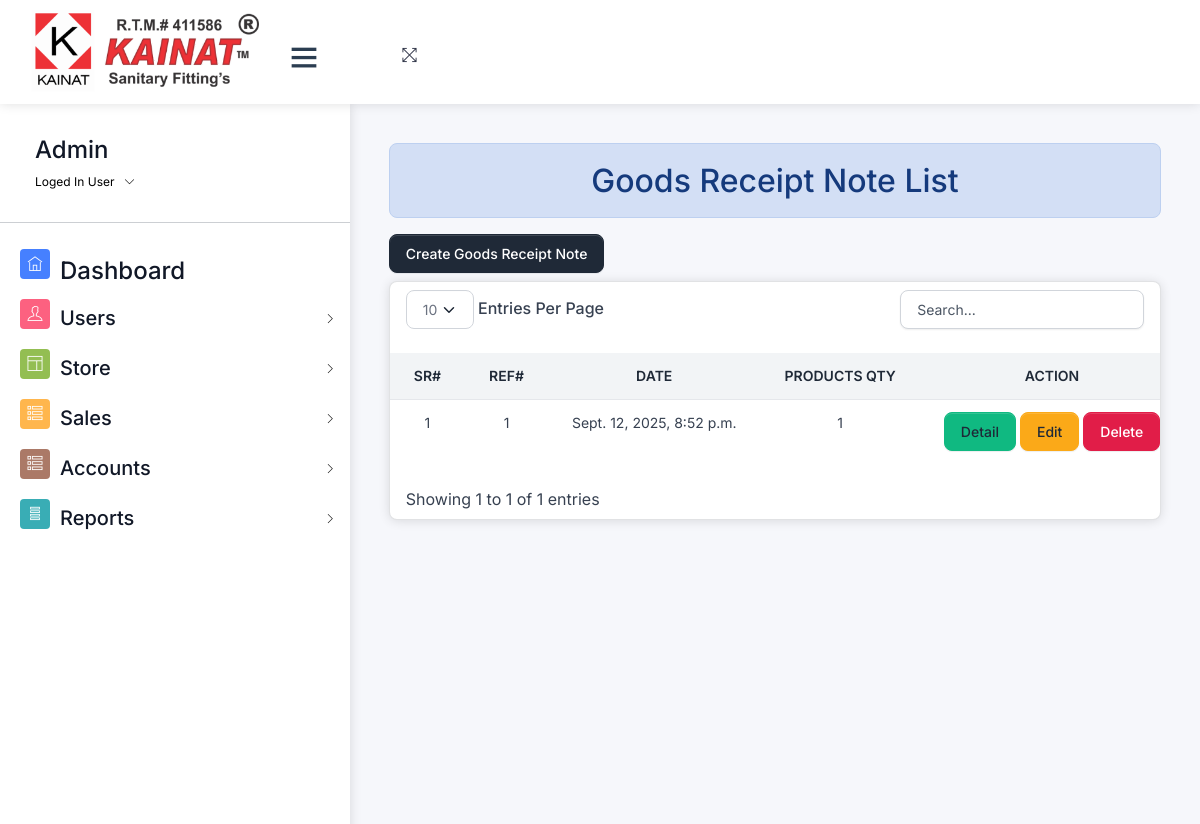
The app's page /list-store-purchase/ (signed in), older data.
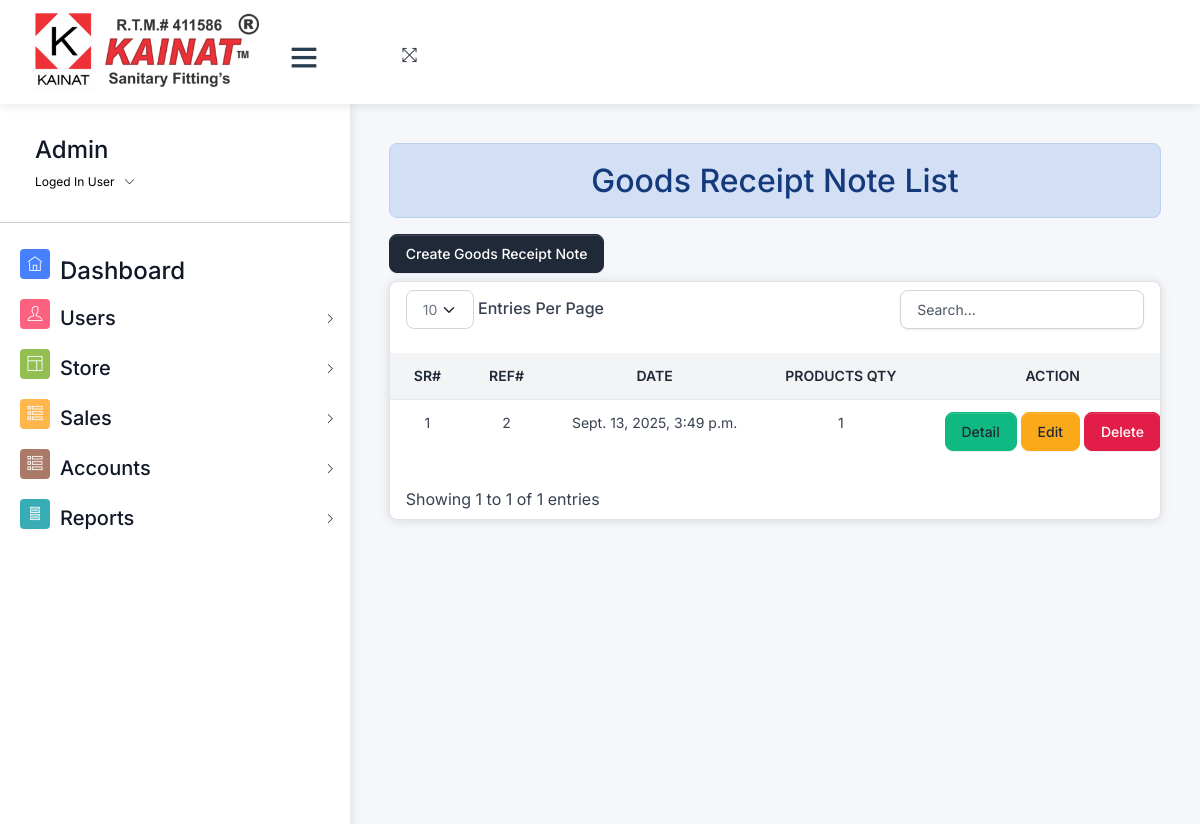
The same page, newer data.
### home/models.py (models this page shows, shortened)
class Store_Purchase_Note(models.Model):
    products = models.ManyToManyField(Product, through='Store_Purchase_Product')
    date_created = models.DateTimeField(auto_now_add=True)
    project =  models.ForeignKey(Project,on_delete=models.PROTECT,null=True)
    created_by = models.ForeignKey(User, on_delete=models.RESTRICT,null=True)

### home/views/store_purchase.py (the view)
# urls.py: path('list-store-purchase/', store_purchase.list_store_purchase, name='list_store_purchase'),
@login_required
@permission_required('home.view_store_purchase_note', login_url='/login/')
def list_store_purchase(request):
    purchasereceipts_items_pro = {}
    salereceipts=[]
    purchasereceipts = Store_Purchase_Note.objects.all()
    for x in purchasereceipts:
        purchasereceipts_items_pro[x.id] = Store_Purchase_Product.objects.filter(store_purchase_note=x).count()
    return render(request, 'store_purchase/list_store_purchase.html', {
        'purchasereceipts': purchasereceipts,
        'purchasereceipts_items_pro': purchasereceipts_items_pro,
    })

### home/templatetags/custom_filters.py (called while the page is built)
@register.filter
def get_item(dictionary, key):
    return dictionary.get(key)

### templates/store_purchase/list_store_purchase.html (shortened to what this page needs)
{% extends 'css-js-links.html' %}
{% load static %}
{% load custom_filters %}
{% block context %}
{% if request.user.is_superuser %}
{% include 'navbar.html' %}
{% else %}
{% include 'store/navbar.html' %}
{% endif %}
{% endblock context %}
{% block body %}
<div class="pcoded-content">
  <div class="pcoded-inner-content">
    <div class="main-body">
      <div class="page-wrapper">
        <div class="page-body">
  <div class="row">
    <div class="col-md-12">
      <h2 class="text-center alert alert-info">
        Goods Receipt Note List
      </h2>
      {% if perms.home.add_store_purchase_note %}
      <a class="btn btn-primary mb-2" href="{% url 'create_store_purchase' %}">Create Goods Receipt Note</a>
      {% endif %}
      <div class="card py">
        <div class="table-responsive py-2">
          {% if purchasereceipts%}
          <table class="table table-flush" id="datatable">
            <thead class="thead-light">
              <tr>
                <th class="border-bottom fw-bolder text-center" scope="col">
                  Sr#
                </th>
                <th class="border-bottom fw-bolder text-center" scope="col">
                  Ref#
                </th>
                <th class="border-bottom fw-bolder text-center" scope="col">
                  Date
                </th>
                <th class="border-bottom fw-bolder text-center" scope="col">
                  Products Qty
                </th>
                {% if perms.home.change_store_purchase_note or perms.home.delete_store_purchase_note %}
                <th class="border-bottom fw-bolder text-center" scope="col">
                  Action
                </th>
                {% else %}
                <th class="border-bottom fw-bolder text-center" scope="col">
                </th>
                {% endif %}
              </tr>
            </thead>
            <tbody>
              {% for purchasereceipt in purchasereceipts %}
              <tr id="salereceipt-{{ purchasereceipt.id }}">
                <td class="text-center">{{ forloop.counter }}</td>
                <td class="text-center">{{ purchasereceipt.id }}</td>
                <td class="text-center">{{ purchasereceipt.date_created }}</td>
                <td class="text-center">
                  {{ purchasereceipts_items_pro|get_item:purchasereceipt.id }}
                </td>
                <td class="text-center">
                  {% if perms.home.view_store_purchase_note  %}
                  <a class="btn btn-success" href="{% url 'print_store_purchase' purchasereceipt.id %}">Detail</a>
                  {% endif %}
                  {% if perms.home.change_store_purchase_note %}
                  <a class="btn btn-warning" href="{% url 'edit_store_purchase' purchasereceipt.id %}">Edit</a>
                  {% endif %}
                  {% if perms.home.delete_store_purchase_note %}
                  <button class="btn btn-danger delete-salereceipt" data-salereceipt-id="{{ purchasereceipt.id }}">
                    Delete
                  </button>
                  {% endif %}
                </td>
              </tr>
              {% endfor %}
            </tbody>
          </table>
          {% else %}
          <h4 class="text-center alert alert-warning">No Record Found</h4>
          {% endif %}
        </div>
      </div>
    </div>
  </div>
</div>
{% endblock body %}

Row changes from the older to the newer data that the page shows:
removed Store_Purchase_Note: id "1", date_created "Sept. 12, 2025, 8:52 p.m."
added Store_Purchase_Note: id "2", date_created "Sept. 13, 2025, 3:49 p.m.", id "1"
